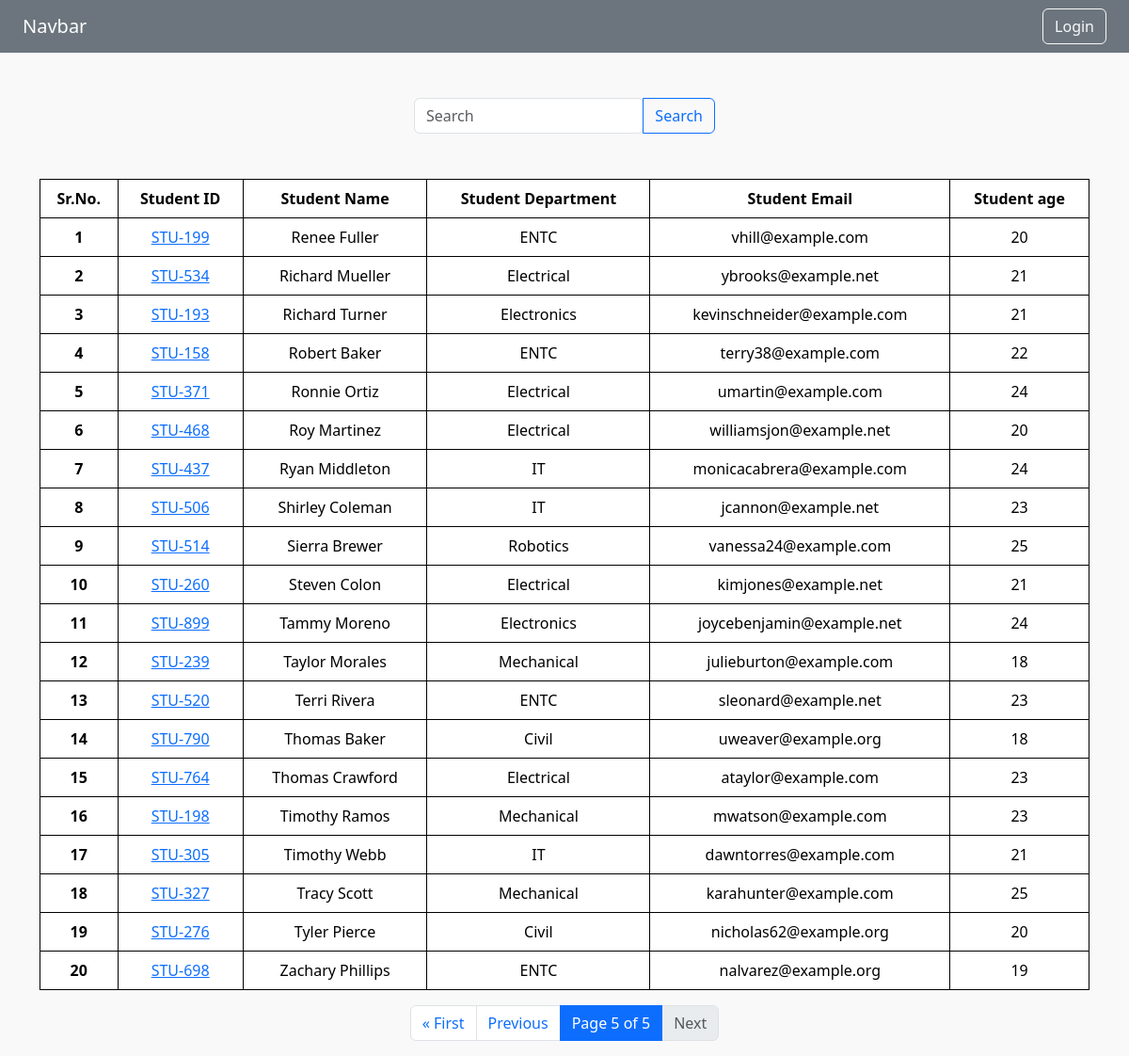
Page /student/?page=5 on the committed database.
### Report/models.py (models this page shows, shortened)
class Student(models.Model):
    department=models.ForeignKey(Department,related_name="depart" ,on_delete=models.CASCADE)
    student_id=models.OneToOneField(StudentID,related_name="depart" ,on_delete=models.CASCADE)
    student_name=models.CharField(max_length=100)
    student_email=models.EmailField(unique=True)
    student_age=models.IntegerField(default=18)
    student_address=models.TextField()
    class Meta:
        ordering=['student_name']
        verbose_name='student'

class StudentID(models.Model):
    student_id=models.CharField(max_length=100)
    def __str__(self):
        return self.student_id

class Department(models.Model):
    department=models.CharField(max_length=100)
    class Meta:
        ordering= ['department']

### Report/views.py (the view, shortened to what this page needs)
# urls.py: path('student/',get_student,name='student'),
def get_student(request):
    queryset=Student.objects.all()
    paginator = Paginator(queryset, 20)  # Show 25 contacts per page.
    page_number = request.GET.get("page")
    queryset = paginator.get_page(page_number)
    return render(request,"students.html",{'queryset':queryset})

### Report/templates/students.html (shortened to what this page needs)
{% extends "base.html" %}
{% load static %}
{% block body %}
<form>
    <div class="d-flex flex-column justify-content-center align-items-center my-5">
      <div style="width:20rem;">
        <div class="input-group">
          <input type="search" id="exampleInputSearch" name="Search" class="form-control rounded" placeholder="Search" aria-label="Search" aria-describedby="search-addon" />
          <button type="submit" class="btn btn-outline-primary" data-mdb-ripple-init>Search</button>
        </div>
      </div>
    </div>
    </form>
<div class="container mt-5 ">
<table class="table">
    <thead>
      <tr>
        <th scope="col">Sr.No. </th>
        <th scope="col">Student ID </th>
        <th scope="col">Student Name</th>
        <th scope="col">Student Department</th>
        <th scope="col">Student Email</th>
        <th scope="col">Student age</th>
      </tr>
    </thead>
    <tbody>
        {% for student in queryset  %}
      <tr>
        <th scope="row">{{forloop.counter}}</th>
        <td>
            <a href="{% url 'see_marks' student.student_id %}">{{student.student_id}}</a>
            </td>
        <td>{{student.student_name}}</td>
        <td>{{student.department.department}}</td>
        <td>{{student.student_email}}</td>
        <td>{{student.student_age}}</td>
      </tr>
      {% endfor %}
    </tbody>
  </table>
</div>
<nav aria-label="Pagination">
    <ul class="pagination justify-content-center">
        {% if queryset.has_previous %}
            <li class="page-item">
                <a class="page-link" href="?page=1" aria-label="First">
                    &laquo; First
                </a>
            </li>
            <li class="page-item">
                <a class="page-link" href="?page={{ queryset.previous_page_number }}">
                    Previous
                </a>
            </li>
        {% else %}
            <li class="page-item disabled">
                <a class="page-link">Previous</a>
            </li>
        {% endif %}
        <li class="page-item active">
            <a class="page-link">
                Page {{ queryset.number }} of {{ queryset.paginator.num_pages }}
            </a>
        </li>
        {% if queryset.has_next %}
            <li class="page-item">
                <a class="page-link" href="?page={{ queryset.next_page_number }}">
                    Next
                </a>
            </li>
            <li class="page-item">
                <a class="page-link" href="?page={{ queryset.paginator.num_pages }}" aria-label="Last">
                    Last &raquo;
                </a>
            </li>
        {% else %}
            <li class="page-item disabled">
                <a class="page-link">Next</a>
            </li>
        {% endif %}
    </ul>
</nav>
{% endblock body %}

### Report/templates/students.html (style rules this page uses)
body { background-color: #f9f9f9; }
table, th, td { border: 1px solid; text-align: center; }

### rows in the picture
Student: student_id "STU-199", student_name "Renee Fuller", department.department "ENTC", student_email "vhill@example.com", student_age "20"
Student: student_id "STU-534", student_name "Richard Mueller", department.department "Electrical", student_email "ybrooks@example.net", student_age "21"
Student: student_id "STU-193", student_name "Richard Turner", department.department "Electronics", student_email "kevinschneider@example.com", student_age "21"
Student: student_id "STU-158", student_name "Robert Baker", department.department "ENTC", student_email "terry38@example.com", student_age "22"
Student: student_id "STU-371", student_name "Ronnie Ortiz", department.department "Electrical", student_email "umartin@example.com", student_age "24"
Student: student_id "STU-468", student_name "Roy Martinez", department.department "Electrical", student_email "williamsjon@example.net", student_age "20"
Student: student_id "STU-437", student_name "Ryan Middleton", department.department "IT", student_email "monicacabrera@example.com", student_age "24"
Student: student_id "STU-506", student_name "Shirley Coleman", department.department "IT", student_email "jcannon@example.net", student_age "23"
Student: student_id "STU-514", student_name "Sierra Brewer", department.department "Robotics", student_email "vanessa24@example.com", student_age "25"
Student: student_id "STU-260", student_name "Steven Colon", department.department "Electrical", student_email "kimjones@example.net", student_age "21"
Student: student_id "STU-899", student_name "Tammy Moreno", department.department "Electronics", student_email "joycebenjamin@example.net", student_age "24"
Student: student_id "STU-239", student_name "Taylor Morales", department.department "Mechanical", student_email "julieburton@example.com", student_age "18"
Student: student_id "STU-520", student_name "Terri Rivera", department.department "ENTC", student_email "sleonard@example.net", student_age "23"
Student: student_id "STU-790", student_name "Thomas Baker", department.department "Civil", student_email "uweaver@example.org", student_age "18"
Student: student_id "STU-764", student_name "Thomas Crawford", department.department "Electrical", student_email "ataylor@example.com", student_age "23"
Student: student_id "STU-198", student_name "Timothy Ramos", department.department "Mechanical", student_email "mwatson@example.com", student_age "23"
Student: student_id "STU-305", student_name "Timothy Webb", department.department "IT", student_email "dawntorres@example.com", student_age "21"
Student: student_id "STU-327", student_name "Tracy Scott", department.department "Mechanical", student_email "karahunter@example.com", student_age "25"
Student: student_id "STU-276", student_name "Tyler Pierce", department.department "Civil", student_email "nicholas62@example.org", student_age "20"
Student: student_id "STU-698", student_name "Zachary Phillips", department.department "ENTC", student_email "nalvarez@example.org", student_age "19"

### other values in the picture
{{ queryset.number }} "5"
{{ queryset.paginator.num_pages }} "5"
